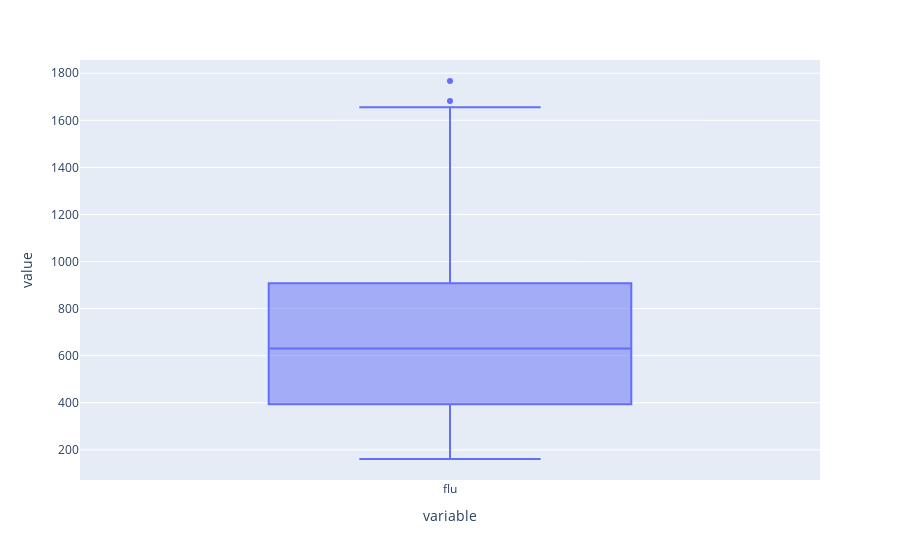

The code cell stored with this chart in its notebook:
### Code cell
px.box(dd.set_index('weekstart').loc[dd.set_index('weekstart')['flu']<1823]['flu'])

### Figure 1 — Plotly figure (JSON) as saved in the notebook; plotly's stock layout.template omitted (floating-point values rounded to 4 significant figures; data arrays with more than 128 entries replaced by an {"elided": "..."} marker saying what was removed)
{"data": [{"alignmentgroup": "True", "hovertemplate": "variable=%{x}<br>value=%{y}<extra></extra>", "legendgroup": "", "marker": {"color": "#636efa"}, "name": "", "notched": false, "offsetgroup": "", "orientation": "v", "showlegend": false, "type": "box", "x": {"elided": "768 str values"}, "x0": " ", "xaxis": "x", "y": {"elided": "768 int values"}, "y0": " ", "yaxis": "y"}], "layout": {"boxmode": "group", "legend": {"tracegroupgap": 0}, "margin": {"t": 60}, "xaxis": {"anchor": "y", "domain": [0, 1], "title": {"text": "variable"}}, "yaxis": {"anchor": "x", "domain": [0, 1], "title": {"text": "value"}}}}
